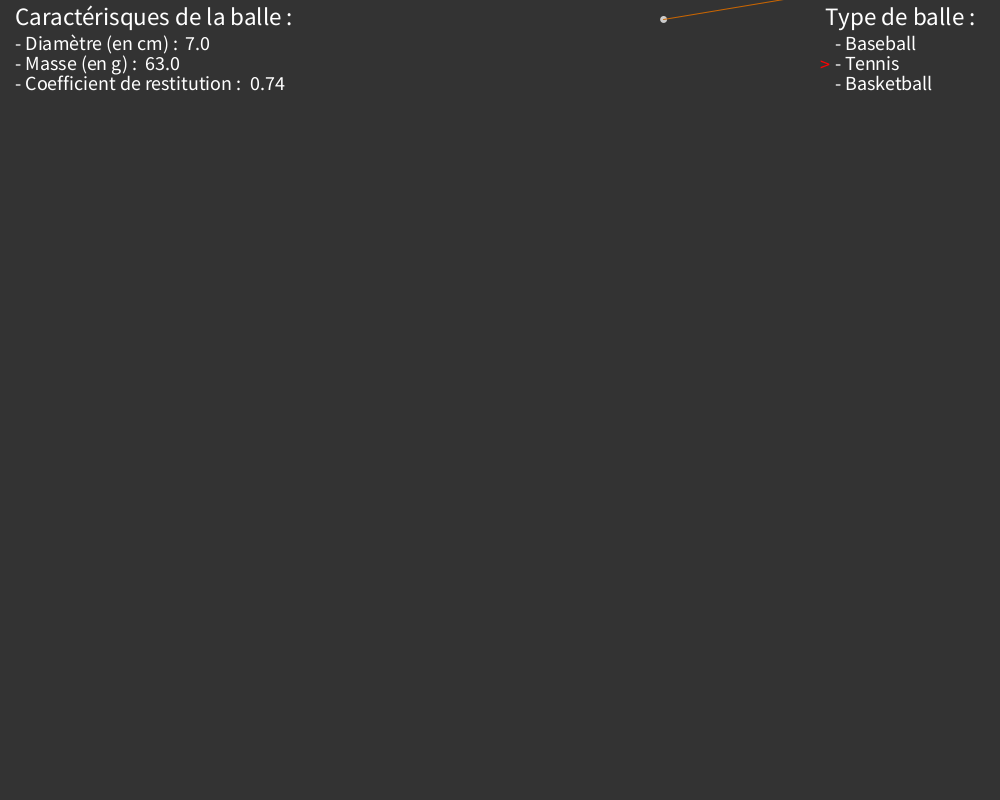
Frame 1 (no input)
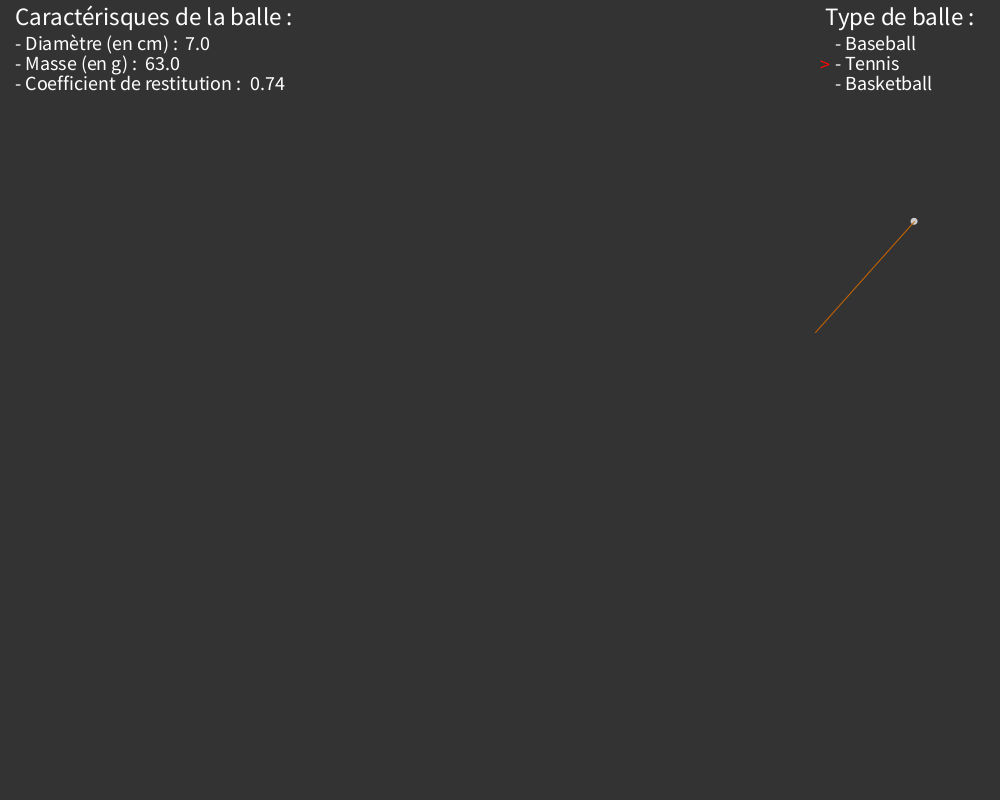
Frame 60 (the mouse pressed at the canvas centre just before this capture)
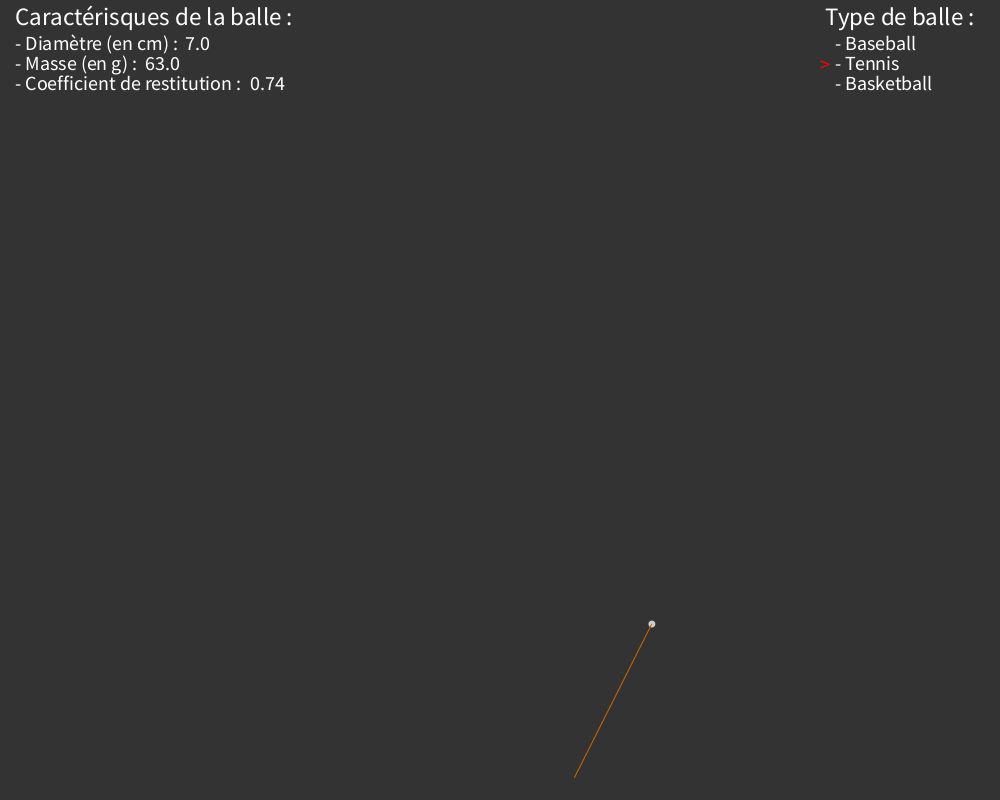
Frame 120 (the mouse held since frame 60 and released just before this capture)

The Processing sketch that drew these frames (run headless with seeded random() and noise(); from frame 60 on, the mouse is pressed at the canvas centre):

// Processing sketch: Drapeau
// ── Drapeau.pde
/**
 * Main script of the program 
 */
 
// button text
String txbaseball = "- Baseball"; 
String txtennis = "- Tennis";
String txbasketball = "- Basketball";

// selected ball
int marqueur = 71;
 
  
// width of the windows -> 1000cm -> 10m
int dimX = 1000;
// height of the windows  -> 800cm -> 8m
int dimY = 800;
 
 
// the ball of the project
Ball ball;
// differents size for balls in cm (order : baseball, tennis, baskeball)
float[] size = {7.4, 7, 24.19};
// size of the selected ball
float taille = size[1];

// differents mass for balls in g (same order that above)
float[] tabmasse = {1.455, 0.63, 6};
// mas of the selected ball
float masse = tabmasse[1];


// differents restitution coefficient for balls (same order that above)
float[] tabcr = {0.5, 0.74, 0.85};
// coef of the selected ball
float cr = tabcr[1];


// the limits where balls appears in the windows (0 is the top of the windows)
int[] spawn_limits = {0,80};

// tick/time elapse
float t = 0.0;

// gravity force in m/s
final PVector GRAVITY = new PVector(0,9.8);



void settings () {
  // set the size of the windows
   size(dimX, dimY);
}


void setup() {
  this.newBall();
}



/**
 * Method call at each frame of the windows
 **/
void draw() {
  background(51);
  
  // display of text buttons
  fill(255);
  textSize(25);
  text("Type de balle :", 825, 25); 
  textSize(20);
  text(txbaseball, 835, 50);
  text(txtennis, 835, 70);
  text(txbasketball, 835, 90);
  
  // characteristics of the ball
  textSize(25);
  text("Caractérisques de la balle :", 15, 25); 
  textSize(20);
  text("- Diamètre (en cm) : ", 15, 50);
  text("- Masse (en g) : ", 15, 70);
  text("- Coefficient de restitution : ", 15, 90);
  // caracteristics display
  String txdiametre = str(taille);
  text(txdiametre, 185, 50);
  String txmasse = str(masse*100);
  text(txmasse, 145, 70);
  String txcr = str(cr);
  text(txcr, 250, 90);
  
  // marker
  fill(255, 0, 0);
  text("> ", 820, marqueur);
  
  
  
  // change selected ball
  if (mouseX >= 835 && mouseX <= 935){
    // baseball
    if (mouseY >= 30 && mouseY <= 50){
      fill(255,0,0);
      text(txbaseball, 835, 50);
    }
    // tennis
    if (mouseY >= 50 && mouseY <= 70){
      fill(255,0,0);
      text(txtennis, 835, 70);
    }
    // basketball
    if (mouseY >= 70 && mouseY <= 90){
      fill(255,0,0);
      text(txbasketball, 835, 90);
    }
  }
  
  
  // update position of the ball and display it
  ball.update();
  ball.display();
  ball.checkBoundaryCollision();
  
  
  
  // update the tick count
  t += 0.01;
}



/**
 * Create a new ball and init its trajectory
 **/
void newBall() {
  
  // init the ball with size and random position, according to the selected limits
  ball = new Ball(random((0+taille/2),(dimX-taille/2)), random(spawn_limits[0]+taille/2, spawn_limits[1]-taille/2), taille, masse, cr);
  t = 0.0;
}



/**
 * Method executed when the user click on a mouse button
 **/
void mousePressed() {
  // if the left button of the mouse is pressed
  if ( mouseButton == LEFT ) {
    // change selected ball
    if (mouseX >= 835 && mouseX <= 935){
      // Baseball
      if (mouseY >= 30 && mouseY <= 50){
        marqueur = 52;
        ball.radius = size[0]/2;
        taille = size[0];
        masse = tabmasse[0];
        cr = tabcr[0];
      }
      // Tennis
      if (mouseY >= 50 && mouseY <= 70){
        marqueur = 72;
        ball.radius = size[1]/2;
        taille = size[1];
        masse = tabmasse[1];
        cr = tabcr[1];
      }
      // Basketball
      if (mouseY >= 70 && mouseY <= 90){
        marqueur = 92;
        ball.radius = size[2]/2;
        taille = size[2];
        masse = tabmasse[2];
        cr = tabcr[2];
      }
    }

  // if the right button of the mouse is pressed
  }else if ( mouseButton == RIGHT ) {
    this.newBall();
    this.ball.position = new PVector(mouseX, mouseY);
  }
}

// ── Masse.pde
/**
 * Class which represent a ball that bounces
 **/
class Ball {
  
  
  // the position of the ball in the world
  PVector position;
  
  // the initial velocity of the ball
  PVector velocity0;
  
  // the velocity of the ball at the time t;
  PVector velocity;
  
  // the acceleration of the ball at the time t;
  PVector acceleration;

  // the radius of the ball
  float radius;
  
  // the mass of the ball
  float m;
  
  ////////////////////////////////////// CONSTANT
  // air resistance constant
  final float D = 0.4;
  // restitution coefficient
  float cr_coef = 0.74;
  // friction coefficient
  final float CF = 0.6;


  /**
   * Constructor of the object
   **/
  Ball(float x, float y, float diametre, float masse, float cr_) {
    position = new PVector(x, y);
    // init an random initial velocity
    velocity0 = new PVector(random(-20,20),random(-3,-4));
    radius = diametre / 2;
    velocity = new PVector(velocity0.x, velocity0.y);
    m = masse;
    cr_coef =cr_;
  }


  /**
   * Update the attribute of the ball, its position thanks to the calculation of the velocity and acceleration at time t.
  **/ 
  void update() {
    // calculate the acceleration at the time t
    PVector tmp = new PVector(velocity.x * (-D / m), velocity.y * (-D / m) );
    acceleration = tmp.add(GRAVITY); 
    
    // calculate the velocity at the time t
    tmp = new PVector(velocity0.x, velocity0.y);
    velocity = tmp.add(acceleration.mult(t));
    
    position.add(velocity);
  }


  
  /**
   * Check if the ball hurt a wall or not, and recalculate its velocity
   **/
  void checkBoundaryCollision() {
    // RIGHT
    if (position.x > width-radius) {
      position.x = width-radius;
      // modification of transversale velocity (friction)
      velocity.y *= (1-CF);
      // modification of normale velocity (bouncy)
      velocity.x *= -cr_coef;
      velocity0.x *= -1;
    }
    
    // LEFT
    if (position.x < radius) {
      position.x = radius;
      velocity.y *= (1-CF);
      velocity.x *= -cr_coef;
      velocity0.x *= -1;
    }
    
    // BOTTOM
    if (position.y > height-radius) {
      position.y = height-radius;
      velocity.x *= (1-CF);
      velocity.y *= -cr_coef;
      velocity0 = velocity;
      
      // new trajectoty so initialize time
      t = 0.1;
    }
    
    // TOP
    if (position.y < radius) {
      position.y = radius;
      velocity.x *= (1-CF);
      velocity.y *= -cr_coef;
      velocity0 = velocity;
      
      // new trajectoty so initialize time
      t = 0.1;
    }
  }

 
  /**
   * Display the ball and his velocity vector
   **/
  void display() {
    noStroke();
    fill(204);
    ellipse(position.x, position.y, radius*2, radius*2);
  
    
    // display the velocity of the ball
    stroke(204, 102, 0);
    line(position.x, position.y, position.x+velocity.x*20, position.y+velocity.y*20);
    
  }
}
